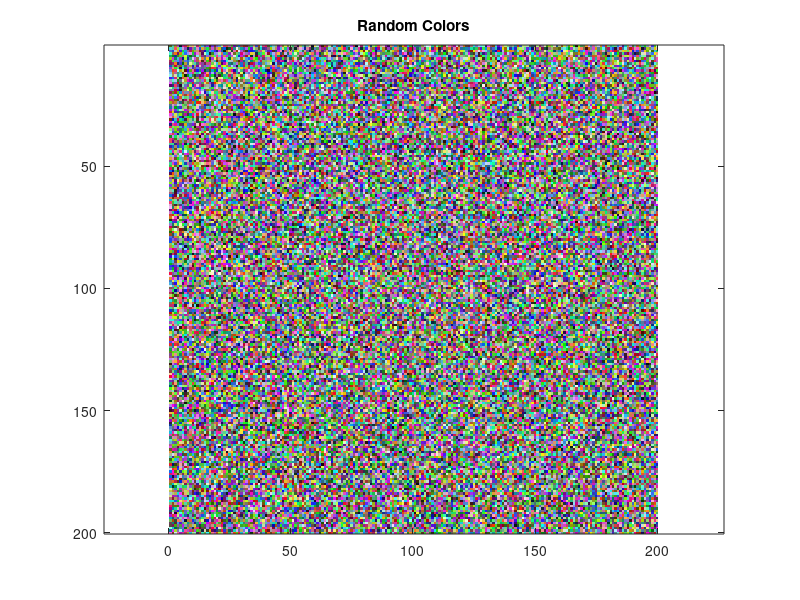

The MATLAB script that drew this image:

Ex2 = zeros(200, 200, 3);
Ex2(:,:,1) = rand(200, 200);
Ex2(:,:,2) = rand(200, 200);
Ex2(:,:,3) = rand(200, 200);

figure(1); clf
image(Ex2)
title("Random Colors")
axis equal